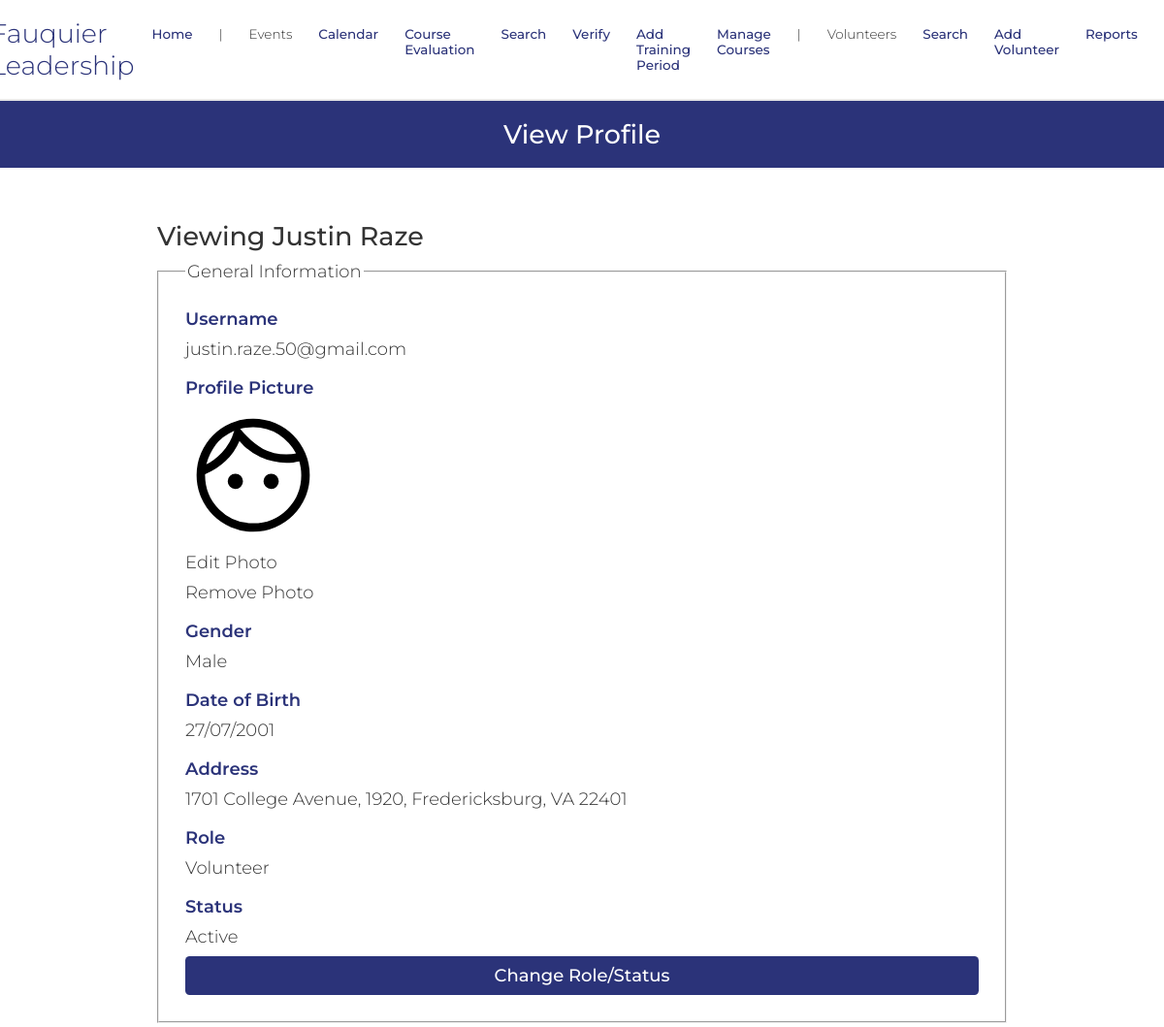
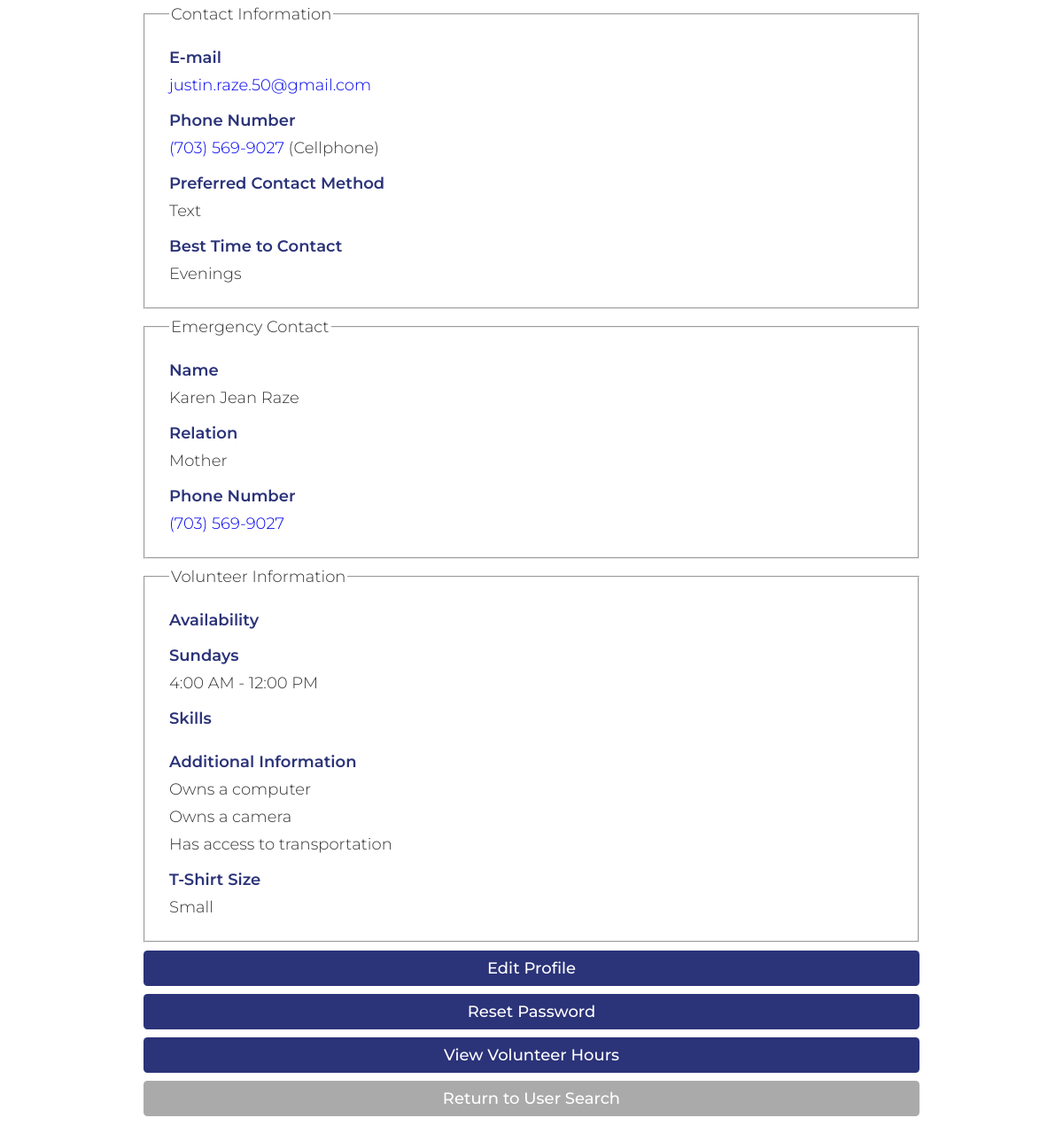
/viewProfile.php?id=justin.raze.50@gmail.com (signed in), run on the app's committed database (2 pictures, top to bottom).
### tables this page shows
CREATE TABLE `dbPersons` (
  `id` varchar(256) NOT NULL,
  `start_date` text DEFAULT NULL,
  `venue` text DEFAULT NULL,
  `first_name` text NOT NULL,
  `last_name` text DEFAULT NULL,
  `address` text DEFAULT NULL,
  `city` text DEFAULT NULL,
  `state` varchar(2) DEFAULT NULL,
  `zip` text DEFAULT NULL,
  `phone1` varchar(12) NOT NULL,
  `phone1type` text DEFAULT NULL,
  `phone2` varchar(12) DEFAULT NULL,
  `phone2type` text DEFAULT NULL,
  `birthday` text DEFAULT NULL,
  `email` text DEFAULT NULL,
  `shirt_size` varchar(3) DEFAULT NULL,
  `computer` varchar(3) DEFAULT NULL,
  `camera` varchar(3) NOT NULL,
  `transportation` varchar(3) NOT NULL,
  `contact_name` text NOT NULL,
  `contact_num` varchar(12) NOT NULL,
  `relation` text NOT NULL,
  `contact_time` text NOT NULL,
  `cMethod` text DEFAULT NULL,
  `position` text DEFAULT NULL,  
  `credithours` text DEFAULT NULL,
  `howdidyouhear` text DEFAULT NULL,
  `commitment` text DEFAULT NULL,
  `motivation` text DEFAULT NULL,
  `specialties` text DEFAULT NULL,
  `convictions` text DEFAULT NULL,
  `type` text DEFAULT NULL,
  `status` text DEFAULT NULL,
  `completedTraining` text NOT NULL DEFAULT 'False',
  `availability` text DEFAULT NULL,
  `schedule` text DEFAULT NULL,
  `hours` text DEFAULT NULL,
  `notes` text DEFAULT NULL,
  `password` text DEFAULT NULL,
  `sundays_start` char(5) DEFAULT NULL,
  `sundays_end` char(5) DEFAULT NULL,
  `mondays_start` char(5) DEFAULT NULL,
  `mondays_end` char(5) DEFAULT NULL,
  `tuesdays_start` char(5) DEFAULT NULL,
  `tuesdays_end` char(5) DEFAULT NULL,
  `wednesdays_start` char(5) DEFAULT NULL,
  `wednesdays_end` char(5) DEFAULT NULL,
  `thursdays_start` char(5) DEFAULT NULL,
  `thursdays_end` char(5) DEFAULT NULL,
  `fridays_start` char(5) DEFAULT NULL,
  `fridays_end` char(5) DEFAULT NULL,
  `saturdays_start` char(5) DEFAULT NULL,
  `saturdays_end` char(5) DEFAULT NULL,
  `profile_pic` text NOT NULL,
  `force_password_change` tinyint(1) NOT NULL,
  `gender` varchar(6) NOT NULL
);

### database/dbinfo.php (called while the page is built, shortened)
<?php
function connect() {
    $host = "localhost";
    $database = "fauquierdb";
    $user = "fauquierdb";
    $pass = "fauquierdb";
    $con = mysqli_connect($host,$user,$pass,$database);
    $selected = mysqli_select_db($con,$database);
    if (!$selected) { echo "database not selected"; return mysqli_error($con); }
    else return $con;
}
?>

### domain/Person.php (called while the page is built, shortened)
<?php
class Person {
	private $id;
	private $first_name;
	private $last_name;
	private $address;
	private $city;
	private $state;
	private $zip;
  	private $profile_pic;
	private $phone1;
	private $phone1type;
	private $birthday;
	private $email;
	private $shirt_size;
	private $computer;
	private $camera;
	private $transportation;
	private $contact_name;
	private $contact_num;
	private $relation;
	private $contact_time;
	private $cMethod;
	private $type;
	private $status;
	private $sundaysStart;
	private $sundaysEnd;
	private $gender;
	function __construct($f, $l, $v, $a, $c, $s, $z, $pp, $p1, $p1t, $p2, $p2t, $e, $ts,
                     $comp, $cam, $tran, $cn, $cpn, $rel, $ct, $t, $st, $cntm, $pos,
                     $credithours, $comm, $mot, $spe, $convictions, $av, $sch, $hrs,
                     $bd, $sd, $hdyh, $notes, $pass, $suns, $sune, $mons, $mone, $tues,
                     $tuee, $weds, $wede, $thus, $thue, $fris, $frie, $sats, $sate,
                     $mcp, $gender)  {
		$this->id = $e;
		$this->first_name = $f;
		$this->last_name = $l;
		$this->address = $a;
		$this->city = $c;
		$this->state = $s;
		$this->zip = $z;
    	$this->profile_pic = $pp;
		$this->phone1 = $p1;
		$this->phone1type = $p1t;
		$this->birthday = $bd;
		$this->email = $e;
		$this->shirt_size = $ts;
		$this->computer = $comp;
		$this->camera = $cam;
		$this->transportation = $tran;
		$this->contact_name = $cn;
		$this->contact_num = $cpn;
		$this->relation = $rel;
		$this->contact_time = $ct;
		$this->cMethod = $cntm;
    if (trim($t) !== "") {
        $roleArray = explode(',', $t);
        $this->type = [];
        foreach ($roleArray as $role) {
            $role = strtolower(trim($role));
            $this->type[] = $role;
        }
    } else {
        $this->type = [];
    }
		$this->status = $st;
		$this->sundaysStart = $suns;
		$this->sundaysEnd = $sune;
		$this->gender = $gender;
	}
	function get_id() {
		return $this->id;
	}
	function get_first_name() {
		return $this->first_name;
	}
	function get_last_name() {
		return $this->last_name;
	}
	function get_address() {
		return $this->address;
	}
	function get_city() {
		return $this->city;
	}
	function get_state() {
		return $this->state;
	}
	function get_zip() {
		return $this->zip;
	}
  function get_profile_pic() {
    return $this->profile_pic;
  }
	function get_phone1() {
		return $this->phone1;
	}
	function get_phone1type() {
		return $this->phone1type;
	}
	function get_birthday() {
		return $this->birthday;
	}
	function get_email() {
		return $this->email;
	}
	function get_shirt_size() {
		return $this->shirt_size;
	}
	function get_computer() {
		return $this->computer;
	}
	function get_camera() {
		return $this->camera;
	}
	function get_transportation() {
		return $this->transportation;
	}
	function get_contact_name() {
		return $this->contact_name;
	}
	function get_contact_num() {
		return $this->contact_num;
	}
	function get_relation() {
		return $this->relation;
	}
	function get_contact_time() {
		return $this->contact_time;
	}
	function get_cMethod() {
		return $this->cMethod;
	}
	function get_type() {
		return $this->type;
	}
	function get_status() {
		return $this->status;
	}
	function get_sunday_availability_start() {
		return $this->sundaysStart;
	}
	function get_sunday_availability_end() {
		return $this->sundaysEnd;
	}
	function get_gender() {
		return $this->gender;
	}
}

### database/dbPersons.php (called while the page is built, shortened)
<?php
include_once('dbinfo.php');
include_once(dirname(__FILE__).'/../domain/Person.php');
function retrieve_person($id) {
    $con=connect();
    $query = "SELECT * FROM dbPersons WHERE id = '" . $id . "'";
    $result = mysqli_query($con,$query);
    $result_row = mysqli_fetch_assoc($result);
    $thePerson = make_a_person($result_row);
    return $thePerson;
}
function make_a_person($result_row) {
    return $thePerson;
}

### include/output.php (called while the page is built, shortened)
<?php
    function hsc($input) {
        return htmlspecialchars($input);
    }
    function time24hTo12h($time) {
        $hour = substr($time, 0, 2);
        $minute = substr($time, 3, 2);
        $hour = intval($hour);
        if ($hour < 12) {
            return hsc($hour . ':' . $minute . ' AM');
        } else if ($hour > 12) {
            $hour -= 12;
        }
        return hsc($hour . ':' . $minute . ' PM');
    }
    function formatPhoneNumber($number) {
        $str = '(' . substr($number, 0, 3) . ') ' . substr($number, 3, 3) . '-' . substr($number, 6, 4);
        return hsc($str);
    }

### viewProfile.php (the view, shortened to what this page needs)
<?php
    $accessLevel = 0;
    $userID = null;
    $isAdmin = false;
    if (isset($_SESSION['_id'])) {
        $accessLevel = $_SESSION['access_level'];
        $isAdmin = $accessLevel >= 2;
        $userID = $_SESSION['_id'];
    } else {
        header('Location: login.php');
        die();
    }
    if ($isAdmin && isset($_GET['id'])) {
        $args = sanitize($_GET);
        $id = strtolower($args['id']);
    } else {
        $id = $userID;
    }
    require_once('database/dbPersons.php');
    $user = retrieve_person($id);
    $viewingOwnProfile = $id == $userID;
?>
<!DOCTYPE html>
<html>
    <head>
        <?php require_once('universal.inc') ?>
    </head>
    <body>
        <?php
            require_once('header.php');
            require_once('include/output.php');
        ?>
        <h1>View Profile</h1>
        <main class="general">
            <?php if ($viewingOwnProfile): ?>
                <h2>Your Profile</h2>
            <?php else: ?>
                <h2>Viewing <?php echo $user->get_first_name() . ' ' . $user->get_last_name() ?></h2>
            <?php endif ?>
            <fieldset>
                <legend>General Information</legend>
                <label>Username</label>
                <p><?php echo $user->get_id() ?></p>
                <label>Profile Picture</label>
                <img class="profile-pic" src="<?php
                    $profile_pic = $user -> get_profile_pic();
                    if ($profile_pic) {
                        echo $profile_pic;
                    } else {
                        echo 'images/default-profile-picture.svg';
                    }
                  ?>"width="140" height="140">
                <a id="edit-profile-picture" class="link-like">Edit Photo</a>
                <?php
                  echo '<a href="viewProfile.php?id='.$id.'&removePic=true" style="color:inherit">Remove Photo</a>'
                ?>
                <label>Gender</label>
                <p><?php echo $user->get_gender(); ?></p>
                <label>Date of Birth</label>
                <p><?php echo date('d/m/Y', strtotime($user->get_birthday())) ?></p>
                <label>Address</label>
                <p><?php echo $user->get_address() . ', ' . $user->get_city() . ', ' . $user->get_state() . ' ' . $user->get_zip() ?></p>
                <label>Role</label>
                <p><?php echo ucfirst($user->get_type()[0]) ?></p>
                <label>Status</label>
                <p><?php
                    $status = ucfirst($user->get_status());
                    $reason = $user->get_notes();
                    if ($status == "Inactive" && $reason) {
                        echo "Inactive (" . $reason . ")";
                    } else {
                        echo $status;
                    }
                ?></p>
                <?php if ($id != $userID && $accessLevel >= 2): ?>
                    <?php if ($accessLevel >= 3): ?>
                        <a href="modifyUserRole.php?id=<?php echo $id ?>" class="button">Change Role/Status</a>
                    <?php else: ?>
                        <a href="modifyUserRole.php?id=<?php echo $id ?>" class="button">Change Status</a>
                    <?php endif ?>
                <?php endif ?>
            </fieldset>
            <fieldset>
                <legend>Contact Information</legend>
                <label>E-mail</label>
                <p><a href="mailto:<?php echo $user->get_email() ?>"><?php echo $user->get_email() ?></a></p>
                <label>Phone Number</label>
                <p><a href="tel:<?php echo $user->get_phone1() ?>"><?php echo formatPhoneNumber($user->get_phone1()) ?></a> (<?php echo ucfirst($user->get_phone1type()) ?>)</p>
                <label>Preferred Contact Method</label>
                <p><?php echo ucfirst($user->get_cMethod()) ?></p>
                <label>Best Time to Contact</label>
                <p><?php echo ucfirst($user->get_contact_time()) ?></p>
            </fieldset>
            <fieldset>
                <legend>Emergency Contact</legend>
                <label>Name</label>
                <p><?php echo $user->get_contact_name() ?></p>
                <label>Relation</label>
                <p><?php echo $user->get_relation() ?></p>
                <label>Phone Number</label>
                <p><a href="tel:<?php echo $user->get_contact_num() ?>"><?php echo formatPhoneNumber($user->get_contact_num()) ?></a></p>
            </fieldset>
            <fieldset>
                <legend>Volunteer Information</legend>
                <label>Availability</label>
                <?php if ($user->get_sunday_availability_start()): ?>
                    <label>Sundays</label>
                    <p><?php echo time24hTo12h($user->get_sunday_availability_start()) . ' - ' . time24hTo12h($user->get_sunday_availability_end()) ?></p>
                <?php endif ?>
                <label>Skills</label>
                <label>Additional Information</label>
                <p><?php if ($user->get_computer()) echo 'Owns a computer'; else echo 'Does NOT own a computer'; ?></p>
                <p><?php if ($user->get_camera()) echo 'Owns a camera'; else echo 'Does NOT own a camera'; ?></p>
                <p><?php if ($user->get_transportation()) echo 'Has access to transportation'; else echo 'Does NOT have access to transportation'; ?></p>
                <label>T-Shirt Size</label>
                <p>
                    <?php
                        $sizes = [
                            null => '',
                            '' => '',
                            'S' => 'Small',
                            'M' => 'Medium',
                            'L' => 'Large',
                            'XL' => 'Extra Large',
                            'XXL' => '2X Large',
                        ];
                        $size = $sizes[$user->get_shirt_size()];
                        echo $size;
                    ?>
                </p>
            </fieldset>
            <a class="button" href="editProfile.php<?php if ($id != $userID) echo '?id=' . $id ?>">Edit Profile</a>
            <?php if ($id != $userID): ?>
                <?php if (($accessLevel == 2 && $user->get_access_level() == 1) || $accessLevel >= 3): ?>
                    <a class="button" href="resetPassword.php?id=<?php echo htmlspecialchars($_GET['id']) ?>">Reset Password</a>
                <?php endif ?>
                <a class="button" href="volunteerReport.php?id=<?php echo htmlspecialchars($_GET['id']) ?>">View Volunteer Hours</a>
                <a class="button cancel" href="personSearch.php">Return to User Search</a>
            <?php else: ?>
                <a class="button" href="changePassword.php">Change Password</a>
                <a class="button" href="volunteerReport.php">View Volunteer Hours</a>
                <a class="button cancel" href="index.php">Return to Dashboard</a>
            <?php endif ?>
        </main>
    </body>
</html>

### data on the page
dbpersons: first_name "Justin", last_name "Raze", id "justin.raze.50@gmail.com", gender "Male", birthday "27/07/2001", address "1701 College Avenue, 1920", city "Fredericksburg", state "VA", zip "22401", status "Active", email "justin.raze.50@gmail.com", phone1 "(703) 569-9027", phone1type "Cellphone", cMethod "Text", contact_time "Evenings", contact_name "Karen Jean Raze", relation "Mother", contact_num "(703) 569-9027", sundays_start "4:00 AM", sundays_end "12:00 PM", shirt_size "Small"

### other printed values
$user->get_type()[0] "Volunteer"
